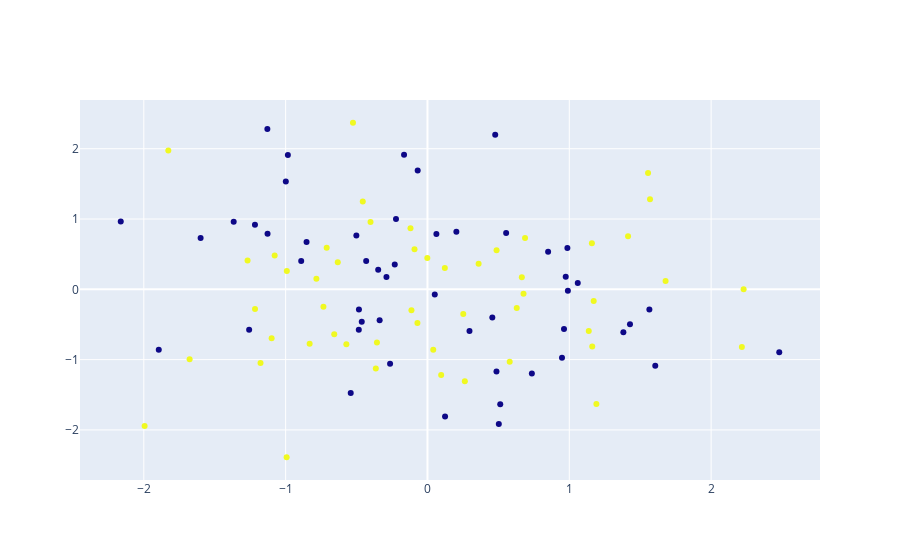

The cell this chart's notebook holds for it:
### Code cell
fig = go.Figure(data = [go.Scatter(x = X_[:, 0], 
                                   y = X_[:, 1],
                                   mode =  'markers',
                                   marker = {'size' : 6,      
                                  'color' : y})])
fig.show()
